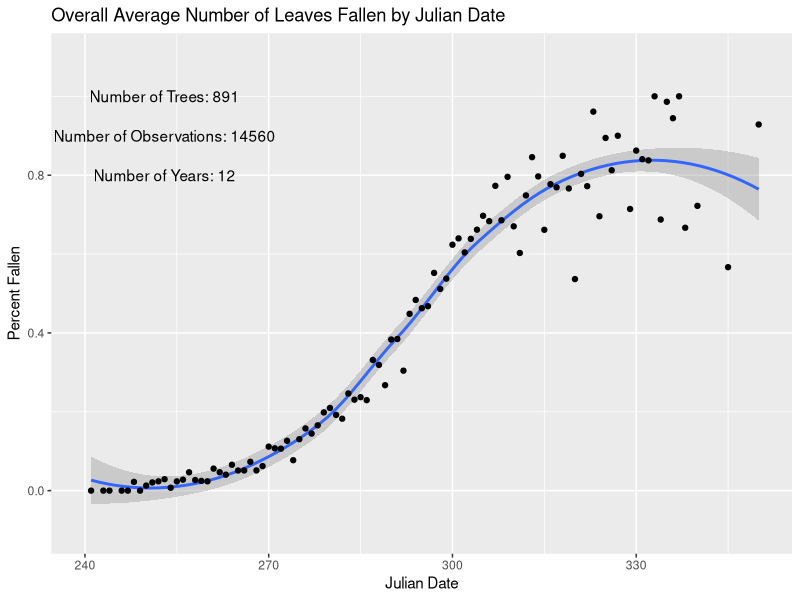
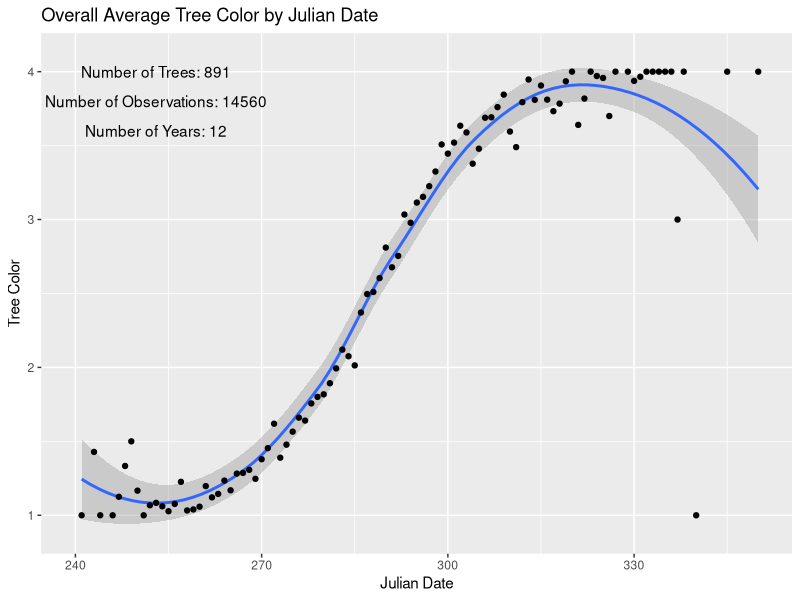
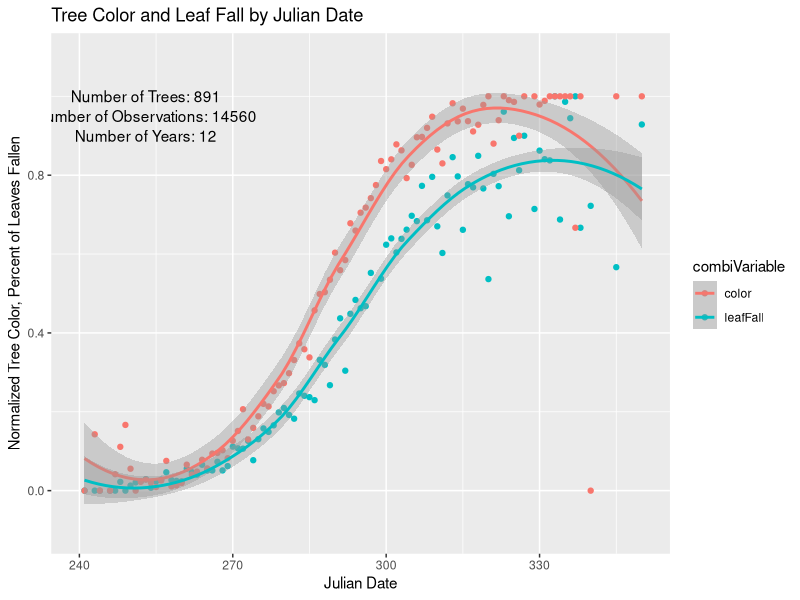
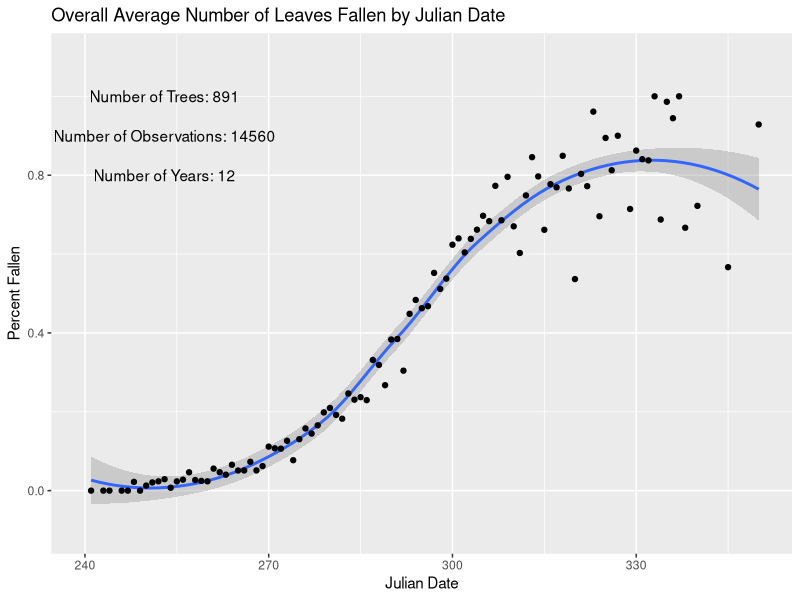
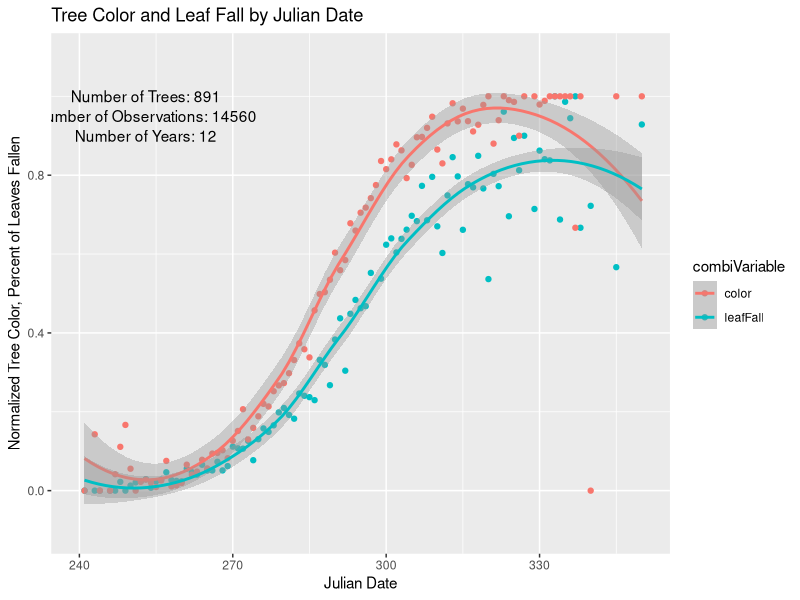

The R source for these figures, in order: (Note: this script raises an error after producing the figures.)
library("ggplot2")
library("reshape2")

############################################
###### Fall Phenology Data ############
############################################

################### Formatting ########################

#read in the fall phenology data
fallPheno=read.csv("../fall_phenology.csv")

#read in the species code info
speciesCodes=read.csv("../species_codes.csv")

#give a unique identifier to each tree
fallPheno$schoolNum=as.numeric(as.factor(fallPheno$School.Code))
fallPheno$uniqTreeID=(fallPheno$schoolNum*100 + fallPheno$Tree.ID)
fallPheno$Date=as.Date(fallPheno$Date)
fallPheno$Year=format(fallPheno$Date, "%Y")

#associate the tres with species
vec <- c()
for (i in seq(1,length(fallPheno$Species.Code))){
  tryCatch(vec[i] <- (which(speciesCodes$Species.Code==as.character(fallPheno$Species.Code[i]))), 
           error=function(e){vec[i] <- 89})
  }

#Assign Scientific names to each tree
SciNames = as.character(speciesCodes[vec,3])
splitNames=strsplit(SciNames, " ")
genusVec = c()
speciesVec=c()
for(i in seq(1,length(splitNames))){
  genusVec[i]=splitNames[i][[1]][1]
  speciesVec[i]=splitNames[i][[1]][2]
}
fallPheno$genus = genusVec
fallPheno$species = speciesVec
fallPheno$Tree.Color=as.numeric(as.character(fallPheno$Tree.Color))

#Get Fallen leaves as a percentage of total leaves
fallPheno$pctFallen=fallPheno$Fallen.Leaves/fallPheno$Total.Leaves

############# GRAPHING ######################

####################General Graphing Functions and preparation#############################################

graphingFrame=data.frame(julDate=fallPheno$Julian, pctFallen=fallPheno$pctFallen, leafColor=fallPheno$Tree.Color, genus=fallPheno$genus, species=fallPheno$species, year=fallPheno$Year)
attach(graphingFrame)
sorted=graphingFrame[order(julDate),]
allDates=unique(sorted$julDate)

overallStatFrame=fallPheno[order(fallPheno$uniqTreeID),]
numTrees=length(unique(overallStatFrame$uniqTreeID))
numObs=length(overallStatFrame$uniqTreeID)
numYears=length(unique(overallStatFrame$Year))

overviewInfo <- function(data, column, allDates){
  allAverages=c()
  for (date in allDates){
    allVals=subset(data, julDate==date)[column][[1]]
    avg=mean(allVals, na.rm=TRUE)
    allAverages=c(allAverages,avg)
  }
  return(allAverages)
}

######################fallen leaves as percent of total leaves, by Julian date,##############################

correctlyDone=subset(sorted, pctFallen <=1)

fallenAverages=overviewInfo(correctlyDone,"pctFallen",allDates)
overallAvgFallen=data.frame(julDate=allDates, values=fallenAverages)

#Smoothed Line
graph1=ggplot() +
  stat_smooth(data=overallAvgFallen, aes(x=julDate, y=values)) +
  geom_point(data=overallAvgFallen, aes(x=julDate, y=values)) +
  scale_y_continuous(limits=c(-.1, 1.1)) +
  scale_x_continuous(limits=c(240, 350)) +
  annotate("text", x = 253, y = 1.0, label = paste0("Number of Trees: ", numTrees)) +
  annotate("text", x = 253, y = 0.9, label = paste0("Number of Observations: ",numObs))+
  annotate("text", x = 253, y = 0.8, label = paste0("Number of Years: ",numYears))+
  labs(title="Overall Average Number of Leaves Fallen by Julian Date", x ="Julian Date", y="Percent Fallen")
ggsave(graph1, filename = "leafFallOverall.png")
graph1

####################### Tree Color as percent of total leaves, by Julian Date ----

sorted$leafColor=as.numeric(as.character(sorted$leafColor))
colorAverages=overviewInfo(sorted,"leafColor",allDates)
overallAvgColor=data.frame(julDate=allDates, values=colorAverages)

graph2=ggplot() +
  stat_smooth(data=overallAvgColor, aes(x=julDate, y=values)) +
  geom_point(data=overallAvgColor, aes(x=julDate, y=values)) +
  scale_y_continuous(limits=c(0.9, 4.1)) +
  scale_x_continuous(limits=c(240, 350)) +
  annotate("text", x = 253, y = 4.0, label = paste0("Number of Trees: ", numTrees)) +
  annotate("text", x = 253, y = 3.8, label = paste0("Number of Observations: ",numObs))+
  annotate("text", x = 253, y = 3.6, label = paste0("Number of Years: ",numYears))+
  labs(title="Overall Average Tree Color by Julian Date", x ="Julian Date", y="Tree Color")
#ggsave(graph1, filename = "treeColorOverall.png")
graph2

######################## Tree Color and Leaf fall Combined ###################


combiDate=rep(allDates,2)

fallenAverages=overviewInfo(sorted,"pctFallen",allDates)
colorAverages=overviewInfo(sorted,"leafColor",allDates)
reScaledColors=(colorAverages-1)/3
combiValue=c(fallenAverages,reScaledColors)

combiVariable=c(rep("leafFall", length(allDates)), rep("color", length(allDates)))

combinedFrame=data.frame(combiDate,combiValue,combiVariable)
usable=subset(combinedFrame, combiValue<2)

graph1 <- ggplot() + 
  geom_point(data=usable, aes(x=combiDate, y=combiValue, colour=combiVariable)) + 
  stat_smooth(data=usable, formula=y~x, aes(x=combiDate, y=combiValue, colour=combiVariable)) + 
  scale_y_continuous(limits=c(-.1, 1.1)) +
  scale_x_continuous(limits=c(240, 350)) +
  annotate("text", x = 253, y = 1.0, label = paste0("Number of Trees: ", numTrees)) +
  annotate("text", x = 253, y = 0.95, label = paste0("Number of Observations: ",numObs)) +
  annotate("text", x = 253, y = 0.9, label = paste0("Number of Years: ",numYears)) +
  labs(title="Tree Color and Leaf Fall by Julian Date", x="Julian Date", y="Normalized Tree Color, Percent of Leaves Fallen")
ggsave(graph1,filename="combinedOverall.png")
graph1

######################By Genus Graphing Functions and preparation#############################################

byGenera=graphingFrame[order(graphingFrame$genus),]
allGenera=unique(as.character(byGenera$genus))

#Get info on the amount of data we have on each genus
genusInfoFrame=data.frame(Genus=c("numTrees", "numObs", "numYears"))
for (i in 1:length(allGenera)){
  thisFrame=subset(fallPheno, fallPheno$genus==allGenera[i])
  uniques=unique(thisFrame$uniqTreeID)
  numTrees=length(uniques)
  numObs=nrow(thisFrame)
  numYears=length(unique(thisFrame$Year))
  genusInfoFrame[allGenera[i]] <- c(numTrees,numObs, numYears)
}

#set up data frame
byGenusFrame=data.frame(Date=allDates)
for (i in 1:length(allGenera)){
  byGenusFrame[i+1] <- rep(0,length(allDates))
}
colnames(byGenusFrame) <- c("Date", allGenera)


f <- function(index,genusList, dateList, column){
  allVals=subset(sorted, genus==genusList[index])
  thisGenus=c()
  for (date in dateList){
    thisDate=subset(allVals, julDate==date)[column][[1]]
    avg=mean(thisDate, na.rm=TRUE)
    thisGenus=c(thisGenus,avg)
  }
  return (thisGenus)
}

######################fallen leaves as percent of total leaves, by Julian date, by Genus######################

correctlyDone=subset(sorted, pctFallen <=1)

for (i in 1:length(allGenera)){
  byGenusFrame[i+1] <- f(i,allGenera,allDates, "pctFallen")
}

#plot each species on its own graph

p <- function(x){
  nm=names(x)
  for (i in 2:length(nm)){
    plots <- ggplot(data=x, aes(x=Date)) + aes_string(y = nm[i]) + geom_point() + stat_smooth()+
      scale_y_continuous(limits=c(-.1, 1.1)) +
      scale_x_continuous(limits=c(240, 350)) +
      annotate("text", x = 253, y = 1.0, label = paste0("Number of Trees: ", genusInfoFrame[1,i])) +
      annotate("text", x = 253, y = 0.9, label = paste0("Number of Observations: ",genusInfoFrame[2,i])) +
      annotate("text", x = 253, y = 0.8, label = paste0("Number of Years: ",genusInfoFrame[3,i])) +
      labs(title=paste0("Average Number of Leaves Fallen by Julian Date, ", nm[i]), x="Julian Date", y="Percent Fallen")
    ggsave(plots,filename=paste("leafFall",nm[i],".png",sep=""))
  }
}
p(byGenusFrame)

#Plot all the species on one graph (big mess!)
#data_long <- melt(byGenusFrame, id="Date")

######################Tree color by Julian Date

graph1=ggplot() +
  stat_smooth(data=overallAvgColor, aes(x=julDate, y=values)) +
  geom_point(data=overallAvgColor, aes(x=julDate, y=values)) +
  scale_y_continuous(limits=c(0.9, 4.1)) +
  scale_x_continuous(limits=c(240, 350)) +
  annotate("text", x = 253, y = 4.0, label = paste0("Number of Trees: ", numTrees)) +
  annotate("text", x = 253, y = 3.7, label = paste0("Number of Observations: ",numObs))+
  labs(title="Overall Average Tree Color by Julian Date", x ="Julian Date", y="Percent Fallen")+
  stat_smooth(data=overallAvgFallen, aes(x=julDate, y=values*3+1, colour="red"))
graph1

###################### tree color as percent of total leaves, by Julian date, by Genus########################

for (i in 1:length(allGenera)){
  byGenusFrame[i+1] <- f(i,allGenera,allDates, "leafColor")
}

#plot each species on its own graph

p <- function(x){
  nm=names(x)
  for (i in 2:length(nm)){
    plots <- ggplot(data=x, aes(x=Date)) + aes_string(y = nm[i]) + geom_point() + stat_smooth()+
      scale_y_continuous(limits=c(0.9, 4.1)) +
      scale_x_continuous(limits=c(240, 350)) +
      annotate("text", x = 253, y = 4.0, label = paste0("Number of Trees: ", genusInfoFrame[1,i])) +
      annotate("text", x = 253, y = 3.8, label = paste0("Number of Observations: ",genusInfoFrame[2,i])) +
      annotate("text", x = 253, y = 3.6, label = paste0("Number of Years: ",genusInfoFrame[3,i])) +
      labs(title=paste0("Average Tree Color Score by Julian Date, ", nm[i]), x="Julian Date", y="Tree Color")
    ggsave(plots,filename=paste("treeColor",nm[i],".png",sep=""))
  }
}
p(byGenusFrame)

######################Tree Color and Leaf Fall Combined by Genus ###########################

#Set up tree color data frame
byGenusColor=data.frame(Date=allDates)
for (i in 1:length(allGenera)){
  byGenusColor[i+1] <- rep(0,length(allDates))
}
colnames(byGenusColor) <- c("Date", allGenera)

for (i in 1:length(allGenera)){
  byGenusColor[i+1] <- f(i,allGenera,allDates, "leafColor")
}

#Set up leaf fall data frame
byGenusLeafFall=data.frame(Date=allDates)
for (i in 1:length(allGenera)){
  byGenusLeafFall[i+1] <- rep(0,length(allDates))
}
colnames(byGenusLeafFall) <- c("Date", allGenera)

for (i in 1:length(allGenera)){
  byGenusLeafFall[i+1] <- f(i,allGenera,allDates, "pctFallen")
}

#Graph them together
p <- function(x,y){
  nm=names(x)
  for (i in 2:length(nm)){
    normalizedColor=(x[nm[i]][[1]]-1)/3
    leafFallData=y[nm[i]][[1]]
    thisFrame=data.frame(Date=rep(x$Date , 2), value=c(normalizedColor,leafFallData), variable=c(rep("Color",length(x$Date)),rep("leafFall",length(x$Date))))
    usable=subset(thisFrame, value<5)
    plots <- ggplot() + 
      geom_point(data=usable, aes(x=Date, y=value, colour=variable)) + 
      stat_smooth(data=usable, aes(x=Date, y=value, colour=variable)) + 
      scale_y_continuous(limits=c(-0.1, 1.1)) +
      scale_x_continuous(limits=c(240, 350)) +
      annotate("text", x = 253, y = 1.1, label = paste0("Number of Trees: ", genusInfoFrame[1,i])) +
      annotate("text", x = 253, y = 1.05, label = paste0("Number of Observations: ",genusInfoFrame[2,i])) +
      annotate("text", x = 253, y = 1.0, label = paste0("Number of Years: ",genusInfoFrame[3,i])) +
      labs(title=paste0("Average Tree Color and Leaf Fall by Julian Date, ", nm[i]), x="Julian Date", y="Normalized Tree Color Score, Percent of Leaves Fallen")
    ggsave(plots,filename=paste("combined",nm[i],".png",sep=""))
  }
}
p(byGenusColor, byGenusLeafFall)




############################################
###### Spring Phenology Data ############
############################################

################### Formatting ########################

#read in the spring phenology data
springPheno=read.csv("../spring_phenology.csv")

#read in the species code info
speciesCodes=read.csv("../species_codes.csv")

#give a unique identifier to each tree
springPheno$schoolNum=as.numeric(as.factor(springPheno$School.Code))
springPheno$uniqTreeID=(springPheno$schoolNum*100 + springPheno$Tree.ID)
springPheno$Date=as.Date(springPheno$Date)
springPheno$Year=format(springPheno$Date, "%Y")

#associate the trees with species
vec <- c()
for (i in seq(1,length(springPheno$Species.Code))){
  tryCatch(vec[i] <- (which(speciesCodes$Species.Code==as.character(springPheno$Species.Code[i]))), 
           error=function(e){vec[i] <- 89})
}

#Assign Scientific names to each tree
SciNames = as.character(speciesCodes[vec,3])
splitNames=strsplit(SciNames, " ")
genusVec = c()
speciesVec=c()
for(i in seq(1,length(splitNames))){
  genusVec[i]=splitNames[i][[1]][1]
  speciesVec[i]=splitNames[i][[1]][2]
}
springPheno$genus = genusVec
springPheno$species = speciesVec

#Get Open Buds as a percentage of total buds
springPheno$pctOpen=springPheno$Open.Buds/springPheno$Total.Buds

############# GRAPHING ######################

####################General Graphing Functions and preparation#############################################
graphingFrame=data.frame(julDate=springPheno$Julian, pctOpen=springPheno$pctOpen, leafLength=springPheno$Leaf.Length..cm., genus=springPheno$genus, species=springPheno$species, year=springPheno$Year)
attach(graphingFrame)
sorted=graphingFrame[order(julDate),]
allDates=unique(sorted$julDate)

overallStatFrame=springPheno[order(springPheno$uniqTreeID),]
numTrees=length(unique(overallStatFrame$uniqTreeID))
numObs=length(overallStatFrame$uniqTreeID)
numYears=length(unique(overallStatFrame$Year))

overviewInfo <- function(data, column, allDates){
  allAverages=c()
  for (date in allDates){
    allVals=subset(data, julDate==date)[column][[1]]
    avg=mean(allVals, na.rm=TRUE)
    allAverages=c(allAverages,avg)
  }
  return(allAverages)
}

###################### Open buds as percent of total buds, by Julian date,##############################

correctlyDone=subset(sorted, pctOpen <=1)

OpenAverages=overviewInfo(correctlyDone,"pctOpen",allDates)
overallAvgOpen=data.frame(julDate=allDates, values=OpenAverages)

#Smoothed Line
graph1=ggplot() +
  stat_smooth(data=overallAvgOpen, aes(x=julDate, y=values)) +
  geom_point(data=overallAvgOpen, aes(x=julDate, y=values)) +
  scale_y_continuous(limits=c(-.1, 1.1)) +
  scale_x_continuous(limits=c(75, 170)) +
  annotate("text", x = 90, y = 1.1, label = paste0("Number of Trees: ", numTrees)) +
  annotate("text", x = 90, y = 1.05, label = paste0("Number of Observations: ",numObs))+
  annotate("text", x = 90, y = 1, label = paste0("Number of Years: ",numYears))+
  labs(title="Overall Average Percent of Buds Open by Julian Date", x ="Julian Date", y="Percent Open")
ggsave(graph1, filename = "budOpenOverall.png")
graph1

###################### Leaf length by Julian Date ############################

leafAverages=overviewInfo(sorted,"leafLength",allDates)
overallAvgLength=data.frame(julDate=allDates, values=leafAverages)

graph2=ggplot() +
  stat_smooth(data=overallAvgLength, aes(x=julDate, y=values)) +
  geom_point(data=overallAvgLength, aes(x=julDate, y=values)) +
  #scale_y_continuous(limits=c(0.9, 4.1)) +
  scale_x_continuous(limits=c(75, 170)) +
  annotate("text", x = 90, y = 15, label = paste0("Number of Trees: ", numTrees)) +
  annotate("text", x = 90, y = 14, label = paste0("Number of Observations: ",numObs))+
  annotate("text", x = 90, y = 13, label = paste0("Number of Years: ",numYears))+
  labs(title="Overall Average Leaf Length by Julian Date", x ="Julian Date", y="Tree Color")
ggsave(graph2, filename = "leafLengthOverall.png")
graph2

######################## Open buds and leaf length Combined ###################


combiDate=rep(allDates,2)

openAverages=overviewInfo(sorted,"pctOpen",allDates)
lengthAverages=overviewInfo(sorted,"leafLength",allDates)
reScaledLengths=lengthAverages/max(lengthAverages, na.rm=TRUE)
combiValue=c(openAverages,reScaledLengths)

combiVariable=c(rep("budOpen", length(allDates)), rep("leafLength", length(allDates)))

combinedFrame=data.frame(combiDate,combiValue,combiVariable)
usable=subset(combinedFrame, combiValue<2)

graph1 <- ggplot() + 
  geom_point(data=usable, aes(x=combiDate, y=combiValue, colour=combiVariable)) + 
  stat_smooth(data=usable, aes(x=combiDate, y=combiValue, colour=combiVariable)) + 
  scale_y_continuous(limits=c(-.1, 1.1)) +
  scale_x_continuous(limits=c(75, 170)) +
  annotate("text", x = 90, y = 1.1, label = paste0("Number of Trees: ", numTrees)) +
  annotate("text", x = 90, y = 1.05, label = paste0("Number of Observations: ",numObs))+
  annotate("text", x = 90, y = 1, label = paste0("Number of Years: ",numYears))+
  labs(title="Bud Open and Leaf Length by Julian Date", x="Julian Date", y="Normalized Leaf Length, Percent of Buds Open")
ggsave(graph1,filename="combinedSpringOverall.png")
graph1

######################By Genus Graphing Functions and preparation#############################################

byGenera=graphingFrame[order(graphingFrame$genus),]
allGenera=unique(as.character(byGenera$genus))

#Get info on the amount of data we have on each genus
genusInfoFrame=data.frame(Genus=c("numTrees", "numObs", "numYears"))
for (i in 1:length(allGenera)){
  thisFrame=subset(springPheno, springPheno$genus==allGenera[i])
  uniques=unique(thisFrame$uniqTreeID)
  numTrees=length(uniques)
  numObs=nrow(thisFrame)
  numYears=length(unique(thisFrame$Year))
  genusInfoFrame[allGenera[i]] <- c(numTrees,numObs, numYears)
}

#set up data frame
byGenusFrame=data.frame(Date=allDates)
for (i in 1:length(allGenera)){
  byGenusFrame[i+1] <- rep(0,length(allDates))
}
colnames(byGenusFrame) <- c("Date", allGenera)


f <- function(index,genusList, dateList, column){
  allVals=subset(sorted, genus==genusList[index])
  thisGenus=c()
  for (date in dateList){
    thisDate=subset(allVals, julDate==date)[column][[1]]
    avg=mean(thisDate, na.rm=TRUE)
    thisGenus=c(thisGenus,avg)
  }
  return (thisGenus)
}

###################### Open buds as percent of total buds, by Julian date, by Genus##############################

correctlyDone=subset(sorted, pctOpen<=1)

for (i in 1:length(allGenera)){
  byGenusFrame[i+1] <- f(i,allGenera,allDates, "pctOpen")
}

#plot each species on its own graph

p <- function(x){
  nm=names(x)
  for (i in 2:length(nm)){
    plots <- ggplot(data=x, aes(x=Date)) + aes_string(y = nm[i]) + geom_point() + stat_smooth()+
      scale_y_continuous(limits=c(-.1, 1.1)) +
      scale_x_continuous(limits=c(75, 170)) +
      annotate("text", x = 85, y = 1.1, label = paste0("Number of Trees: ", genusInfoFrame[1,i])) +
      annotate("text", x = 85, y = 1.05, label = paste0("Number of Observations: ",genusInfoFrame[2,i])) +
      annotate("text", x = 85, y = 1.0, label = paste0("Number of Years: ",genusInfoFrame[3,i])) +
      labs(title=paste0("Average Number of Buds Open by Julian Date, ", nm[i]), x="Julian Date", y="Percent Fallen")
    ggsave(plots,filename=paste("budOpen",nm[i],".png",sep=""))
  }
}
p(byGenusFrame)

###################### Leaf Length by Julian date, by Genus ##############################


#Absolute Length in mm

for (i in 1:length(allGenera)){
  byGenusFrame[i+1] <- f(i,allGenera,allDates, "leafLength")
}

#plot each species on its own graph

p <- function(x){
  nm=names(x)
  for (i in 2:length(nm)){
    maxVal=max(x[nm[i]][[1]], na.rm=TRUE)
    plots <- ggplot(data=x, aes(x=Date)) + aes_string(y = nm[i]) + geom_point() + stat_smooth()+
      scale_y_continuous(limits=c(-.1, maxVal)) +
      scale_x_continuous(limits=c(75, 170)) +
      annotate("text", x = 85, y = maxVal, label = paste0("Number of Trees: ", genusInfoFrame[1,i])) +
      annotate("text", x = 85, y = maxVal-0.75, label = paste0("Number of Observations: ",genusInfoFrame[2,i])) +
      annotate("text", x = 85, y = maxVal-1.5, label = paste0("Number of Years: ",genusInfoFrame[3,i])) +
      labs(title=paste0("Average Leaf Length by Julian Date, ", nm[i]), x="Julian Date", y="Leaf Length (mm)")
    ggsave(plots,filename=paste("leafLength",nm[i],".png",sep=""))
  }
}
p(byGenusFrame)


#Normalized Length

for (i in 1:length(allGenera)){
  byGenusFrame[i+1] <- f(i,allGenera,allDates, "leafLength")
  byGenusFrame[i+1] <- byGenusFrame[i+1]/max(byGenusFrame[i+1],na.rm=TRUE)
}
p <- function(x){
  nm=names(x)
  for (i in 2:length(nm)){
    plots <- ggplot(data=x, aes(x=Date)) + aes_string(y = nm[i]) + geom_point() + stat_smooth()+
      scale_y_continuous(limits=c(-.1, 1.1)) +
      scale_x_continuous(limits=c(75, 170)) +
      annotate("text", x = 85, y = 1.1, label = paste0("Number of Trees: ", genusInfoFrame[1,i])) +
      annotate("text", x = 85, y = 1.05, label = paste0("Number of Observations: ",genusInfoFrame[2,i])) +
      annotate("text", x = 85, y = 1.0, label = paste0("Number of Years: ",genusInfoFrame[3,i])) +
      labs(title=paste0("Average Leaf Length by Julian Date, ", nm[i]), x="Julian Date", y="Leaf Length (normalized)")
    ggsave(plots,filename=paste("leafLengthNormalized",nm[i],".png",sep=""))
  }
}
p(byGenusFrame)

###################### Open buds and leaf length combined, by Genus ###########################

#Set up tree color data frame
byGenusBuds=data.frame(Date=allDates)
for (i in 1:length(allGenera)){
  byGenusBuds[i+1] <- rep(0,length(allDates))
}
colnames(byGenusBuds) <- c("Date", allGenera)

for (i in 1:length(allGenera)){
  byGenusBuds[i+1] <- f(i,allGenera,allDates, "pctOpen")
}

#Set up leaf length data frame
byGenusLeafLength=data.frame(Date=allDates)
for (i in 1:length(allGenera)){
  byGenusLeafLength[i+1] <- rep(0,length(allDates))
}
colnames(byGenusLeafLength) <- c("Date", allGenera)

for (i in 1:length(allGenera)){
  byGenusLeafLength[i+1] <- f(i,allGenera,allDates, "leafLength")
  byGenusLeafLength[i+1] <- byGenusLeafLength[i+1]/max(byGenusLeafLength[i+1],na.rm=TRUE)
}
#Graph them together
p <- function(x,y){
  nm=names(x)
  for (i in 2:length(nm)){
    normalizedLength=x[nm[i]][[1]]
    budOpenData=y[nm[i]][[1]]
    thisFrame=data.frame(Date=rep(x$Date , 2), value=c(normalizedLength,budOpenData), variable=c(rep("Leaf Length",length(x$Date)),rep("Buds Open",length(x$Date))))
    usable=subset(thisFrame, value<5)
    plots <- ggplot() + 
      geom_point(data=usable, aes(x=Date, y=value, colour=variable)) + 
      stat_smooth(data=usable, aes(x=Date, y=value, colour=variable)) + 
      scale_y_continuous(limits=c(-0.1, 1.1)) +
      scale_x_continuous(limits=c(75, 170)) +
      annotate("text", x = 85, y = 1.1, label = paste0("Number of Trees: ", genusInfoFrame[1,i])) +
      annotate("text", x = 85, y = 1.05, label = paste0("Number of Observations: ",genusInfoFrame[2,i])) +
      annotate("text", x = 85, y = 1.0, label = paste0("Number of Years: ",genusInfoFrame[3,i])) +
      labs(title=paste0("Average Leaf Length and Open Buds by Julian Date, ", nm[i]), x="Julian Date", y="Normalized Leaf Length, Percent of Buds Open")
    ggsave(plots,filename=paste("combinedSpring",nm[i],".png",sep=""))
  }
}
p(byGenusLeafLength, byGenusBuds)

############################################
###### Hemlock Wooly Adelgid Data ##########
############################################

##############FORMATTING###################

#read in the wooly adelgid data
hemWA=read.csv("../hemlock_wooly_adelgid.csv")


#give a unique identifier to each tree
hemWA$schoolNum=as.numeric(as.factor(hemWA$School.Code))
hemWA$uniqTreeID=(hemWA$schoolNum*100 + hemWA$Tree.ID)
hemWA$Date=as.Date(hemWA$Date)
hemWA$Year=format(hemWA$Date, "%Y")

####################General Graphing Functions and preparation#############################################
graphingFrame=data.frame(date=hemWA$Date, health=hemWA$Health,wool=hemWA$Wool, eggs=hemWA$Eggs, growth=hemWA$Growth..cm., tree=hemWA$uniqTreeID, year=hemWA$Year)
attach(graphingFrame)
sorted=graphingFrame[order(date),]
allDates=unique(sorted$date)
allYears=as.character(unique(sorted$year))

numTrees=length(unique(sorted$tree))
numObs=length(sorted$tree)
numYears=length(unique(sorted$year))

overviewInfo <- function(data, timeColumn, dataColumn, allDates){
  allAverages=c()
  for (time in allDates){
    allVals=subset(data, data[timeColumn][[1]]==time)[dataColumn][[1]]
    avg=mean(allVals, na.rm=TRUE)
    allAverages=c(allAverages,avg)
  }
  return(allAverages)
}
